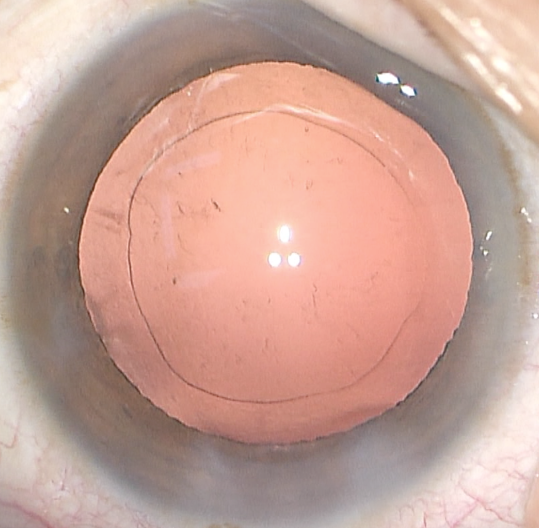
#> input picture core/input/1.png, 1078 x 1056 px (shown at 1/2 size); its folder holds only this picture in this run
$ python -i coreCal.py   (imports and definitions only)
#> lines starting #> are read from the running program, lines starting #| are printed output that depends on the picture; after the words box and inside, x2 and y2 are one past the last pixel; in counts of white or black regions, pixels touching at a corner belong together
#> further down, picture is the input picture: shape (1056, 1078, 3); mean B, G, R 149.3, 160.7, 198.2
# coding=utf-8
# 核心运算代码
import traceback
import numpy as np
import cv2

def calculate(ori_img, canny=0.1, mid=5):
#> called with canny = 0.1, mid = 5
    img = ori_img.copy() # 拷贝一份原图
    img = cv2.medianBlur(img, mid) # 先进行一次中值滤波，消除部分噪点
    gray = cv2.cvtColor(img, cv2.COLOR_BGR2GRAY) # 把图片转成灰度
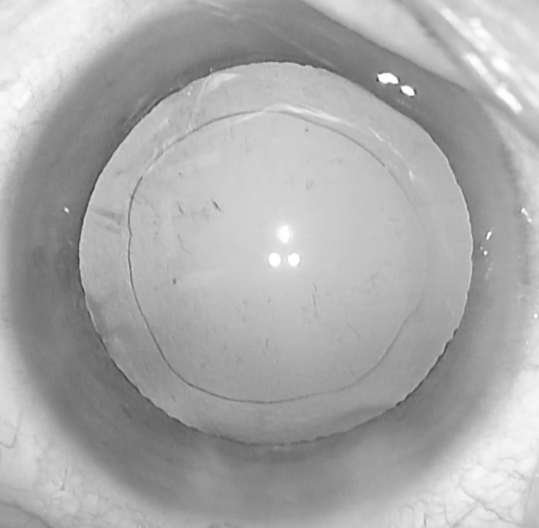
#> gray: shape (1056, 1078) (shown at 1/2 size); min 65, max 255, mean 170.6
    try:
        print('calculating...')
        thresh = np.zeros(gray.shape, np.uint8) # 按照原图大小生成一张全黑的单通道图片(数组)
        # 使用opencv的霍夫变换先找出图像所有可能是眼球的圆
        circles = cv2.HoughCircles(gray, cv2.HOUGH_GRADIENT, 1, 600,
                                   param1=80, param2=20, minRadius=250, maxRadius=0)
#> circles = [[552.5, 511.5, 387.3]]
        # 整理数组格式
        circles = np.uint16(np.around(circles))
#> circles = [[552, 512, 387]]
        # 选取第一个圆为眼球(笔者测试了多次，发现第一个基本都是圆心最靠近中心，且直径最大)

        global circle
        circle = circles[0][0]
#> circle = [552, 512, 387]

        # 以圆心为中心，分别在x、y方向加减半径，得到圆内切正方形区域(考虑图片边界，故需要做max、min运算)
        gray_roi = gray[
                   max(0, circle[1] - circle[2]): min(circle[1] + circle[2], gray.shape[0]),
                   max(0, circle[0] - circle[2]): min(circle[0] + circle[2], gray.shape[1])]
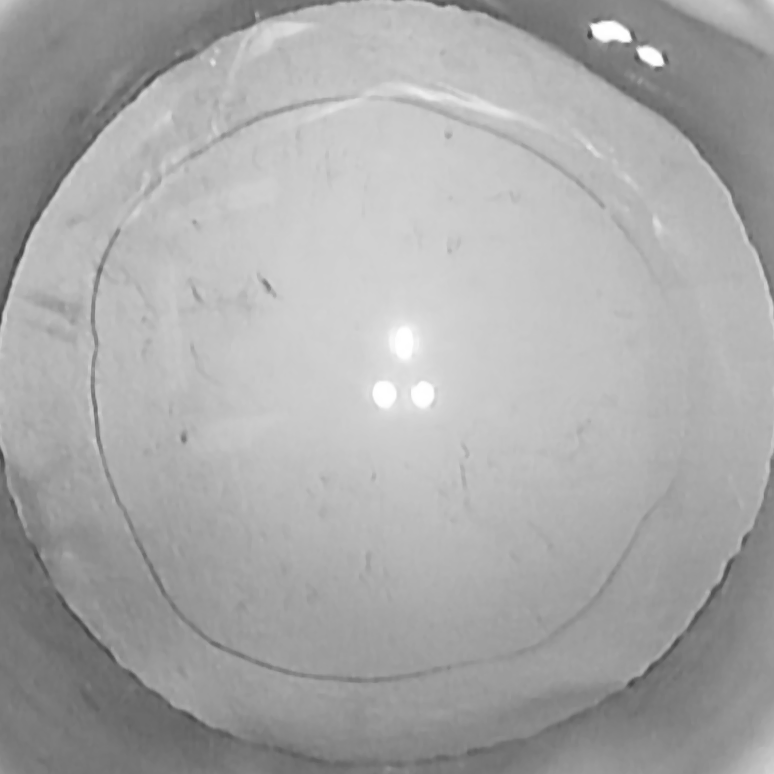
#> gray_roi: shape (774, 774); min 65, max 255, mean 168.9
        # 对正方形区域进行自适应二值化运算，得到颜色变化较大的区域标识(不平整的眼球表面,即眼球杂质) img_01.png
        thresh_roi = cv2.adaptiveThreshold(gray_roi, 255, cv2.ADAPTIVE_THRESH_MEAN_C, \
                                           cv2.THRESH_BINARY_INV, 13, 2)
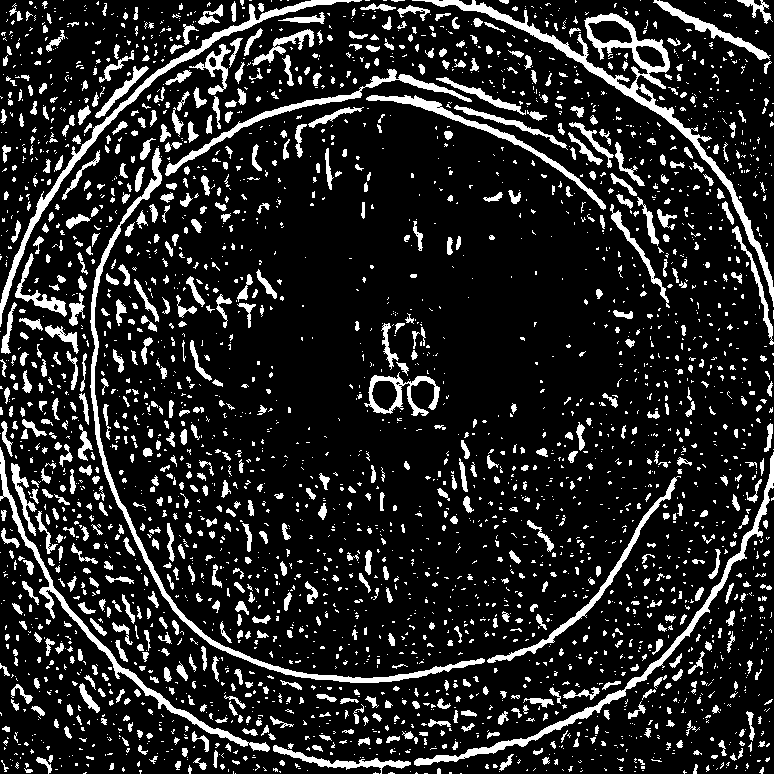
#> thresh_roi: shape (774, 774); 14.9% white; 3137 white regions (2263 under 20 px), largest, box (x1, y1, x2, y2) and area: (412, 0, 774, 307) 5337, (90, 148, 485, 683) 4145, (0, 0, 362, 327) 3122
        # 把眼球杂志结果赋值到原图大小的纯黑图上
        thresh[max(0, circle[1] - circle[2]): min(circle[1] + circle[2], gray.shape[0]),
        max(0, circle[0] - circle[2]): min(circle[0] + circle[2],
                                           gray.shape[1])] = thresh_roi
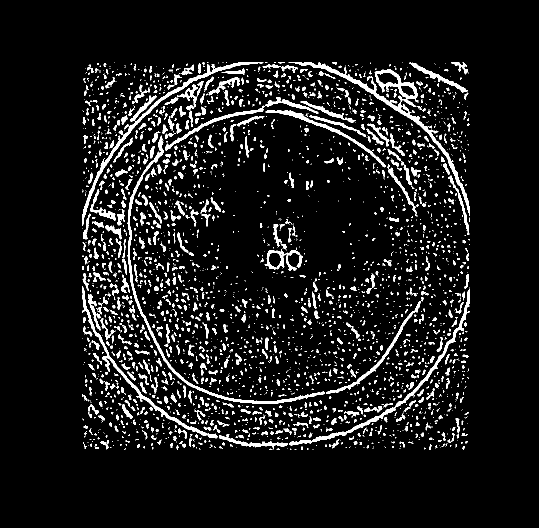
#> thresh: shape (1056, 1078) (shown at 1/2 size); 7.8% white; 3137 white regions (2263 under 20 px), largest, box (x1, y1, x2, y2) and area: (577, 125, 939, 432) 5337, (255, 273, 650, 808) 4145, (165, 125, 527, 452) 3122
        # 进行合并
        return merge(img, thresh)
    except:
        traceback.print_exc()

    print('done')

# 图片合并
def merge(img, mask_img):
    # 把原图分隔成三通道图
    img_s = cv2.split(img)
    # # 圆边界计算，得到一个坐标在眼球圆内的值为True，圆外为False的原图同大小数组 img_04.png
    border = np.fromfunction(func2, mask_img.shape)
    # 叠加检测结果矩阵，得到一个坐标眼球圆内，且有杂质标记的值为True的数组，也就是标记哪些像素是应该标记出来的
    border = np.where(mask_img > 0, border, False) # 把border改成True即可达到 img_05.png
    # 计算每个通道的值(255,0,0)为蓝色，即杂质部分标记为蓝色，其他部分使用原图
    img_s[0] = np.where(border, 255, img_s[0])
    img_s[1] = np.where(border, 0, img_s[1])
    img_s[2] = np.where(border, 0, img_s[2])
    # 合并三个通道得到最终图
    img = cv2.merge(img_s)
    return img


def func2(i, j):
    return distance([i, j], [circle[1], circle[0]]) < circle[2]

def distance(p1, p2):
    dist = np.sqrt((p2[0] - p1[0]) ** 2 + (p2[1] - p1[1]) ** 2)
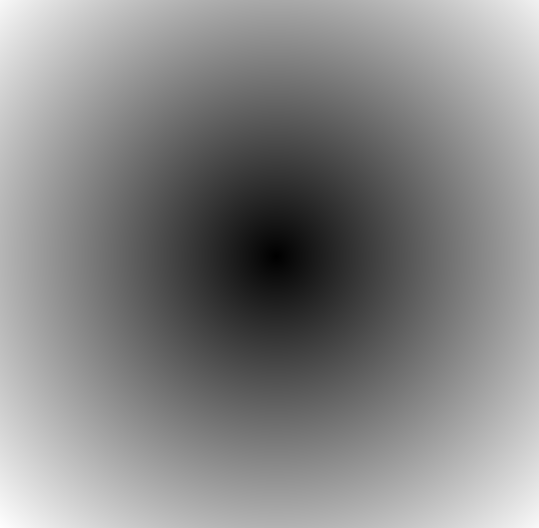
#> dist: shape (1056, 1078) float64 (shown at 1/2 size); min 0, max 774.3, mean 408.6; drawn with min black and max white
    return dist

>>> import cv2
>>> picture = cv2.imread('input/1.png')
>>> result = calculate(picture)
#> in func2, `return distance([i, j], [circle[1], circle[0]]) < circle[2]`:
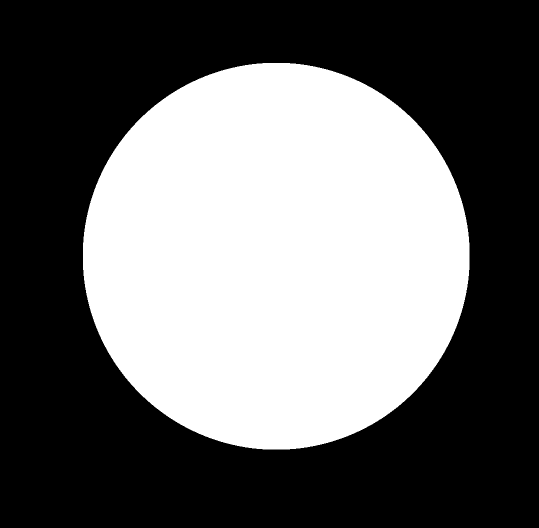
#> returned value: shape (1056, 1078) bool (shown at 1/2 size); 41.3% white; 1 white region, box (x1, y1, x2, y2) and area: (166, 126, 939, 899) 470477
#> in merge, `border = np.where(mask_img > 0, border, False)`:
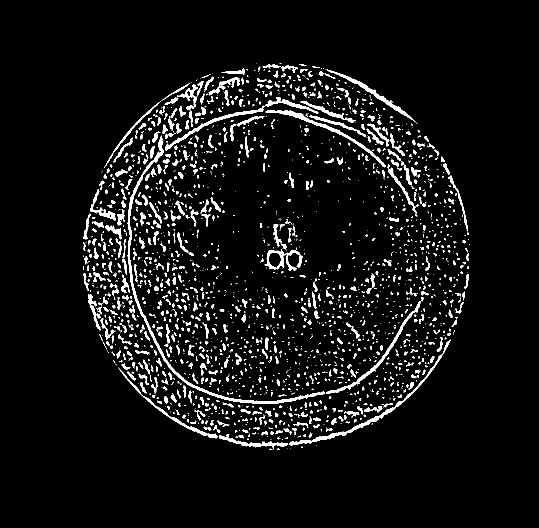
#> border: shape (1056, 1078) bool (shown at 1/2 size); 5.8% white; 2300 white regions (1629 under 20 px), largest, box (x1, y1, x2, y2) and area: (255, 273, 650, 808) 4145, (579, 679, 902, 891) 2054, (330, 194, 637, 301) 1918
